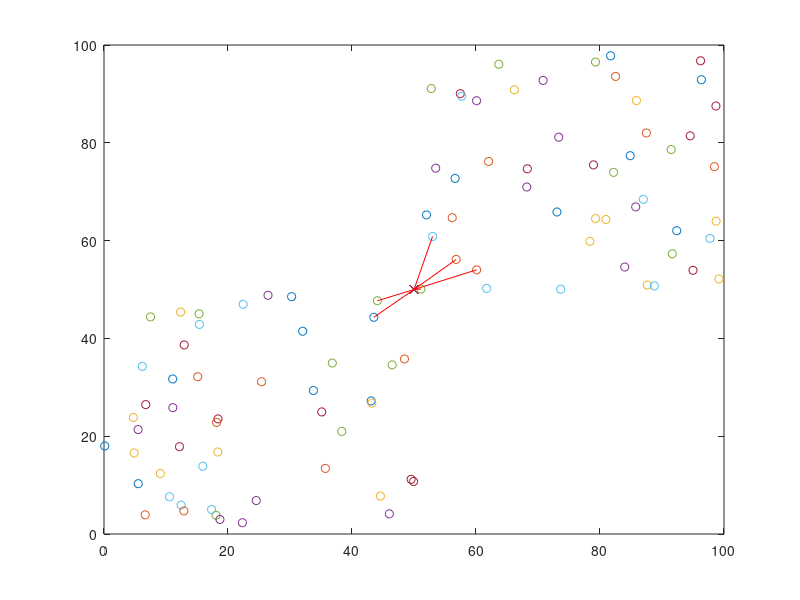

Here is the MATLAB script that generated this plot: (Note: this script raises an error after producing the figure.)
clear;clc;clf;

n = 100;
a = 0;
b = 50;
c = 100;
k = 6;
axie = [ a c a c];

for i = 1:n
	if i <= 50
		node(i).x = (b-a).*rand(1,1) + a;
		node(i).y = (b-a).*rand(1,1) + a;
		node(i).type = 'bawah';
	else 
		node(i).x = (c-b).*rand(1,1) + b;
		node(i).y = (c-b).*rand(1,1) + b;	
		node(i).type = 'atas';
	end
		axis(axie);
	plot (node(i).x,node(i).y,'o');
	hold on	
end

new.x = 50;
new.y = 50;

clf;
for i = 1:n
	plot (node(i).x,node(i).y,'o');
	hold on	
	plot(new.x,new.y,'x');
end

for i=1:n 
	node(i).dist= pdist([node(i).x,node(i).y;new.x,new.y],'euclidean');	 
end

[~,index] = sortrows([node.dist].'); 
node = node(index); 
clear index

pause(3);

hold on
for i = 1:k
	x(i) = node(i).x;
	y(i) = node(i).y;
	plot([x(i) new.x],[y(i) new.y],'-r');
	hold on
	pause(0.5)
end

node1 = table([node(1:k).x].', [node(1:k).y].', {node(1:k).type}.', [node(1:k).dist].', 'VariableNames', {'x', 'y', 'type', 'dist'});
disp(node1)
